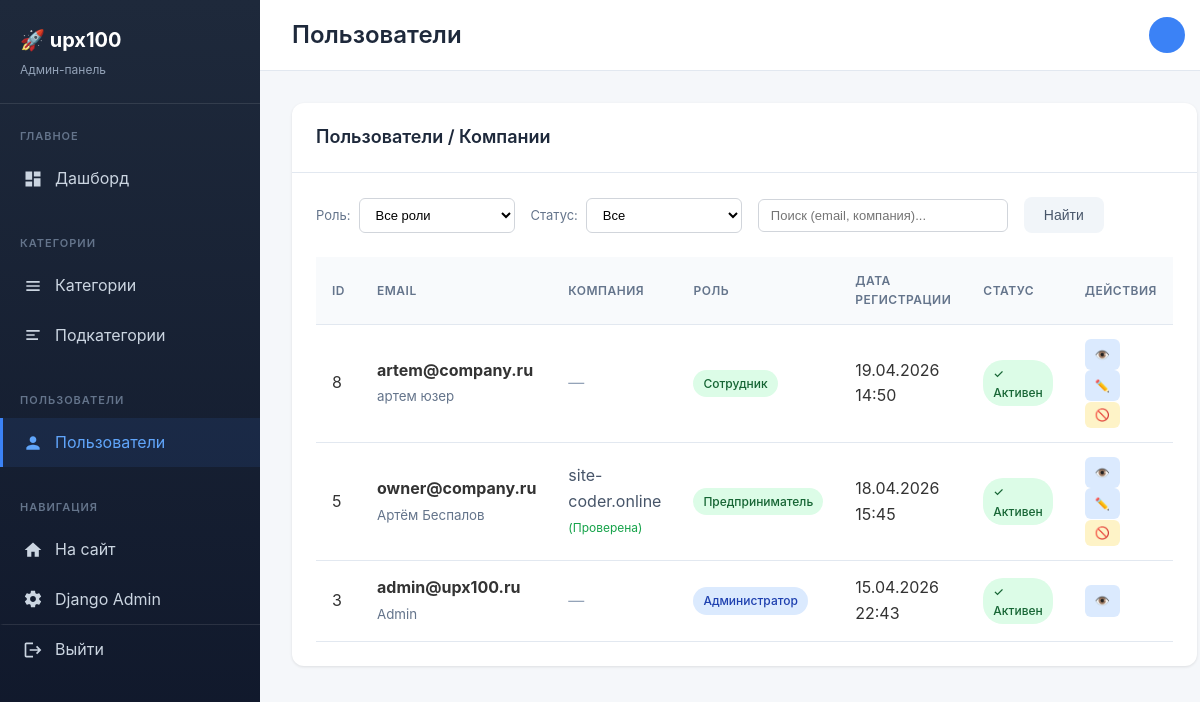
Screenshot of /dashboard/users/ (signed in) with the database file from the repository.
### accounts/models.py (models this page shows, shortened)
class User(AbstractBaseUser, PermissionsMixin):
    ROLE_CHOICES = (
        ('admin', 'Администратор'),
        ('entrepreneur', 'Предприниматель'),
        ('employee', 'Сотрудник'),
    )
    email = models.EmailField('Email', unique=True)
    first_name = models.CharField('Имя', max_length=30, blank=True)
    last_name = models.CharField('Фамилия', max_length=30, blank=True)
    phone = models.CharField('Телефон', max_length=20, blank=True)
    role = models.CharField('Роль', max_length=20, choices=ROLE_CHOICES, default='entrepreneur')
    is_staff = models.BooleanField('Статус сотрудника', default=False)
    is_active = models.BooleanField('Активен', default=True)
    date_joined = models.DateTimeField('Дата регистрации', default=timezone.now)
    objects = UserManager()
    USERNAME_FIELD = 'email'
    REQUIRED_FIELDS = []
    class Meta:
        verbose_name = 'Пользователь'
        verbose_name_plural = 'Пользователи'

### business/models.py (models this page shows, shortened)
class Company(models.Model):
    owner = models.OneToOneField(settings.AUTH_USER_MODEL, on_delete=models.CASCADE, related_name='company')
    name = models.CharField(max_length=200, verbose_name="Название компании")
    description = models.TextField(blank=True, verbose_name="Описание")
    logo = models.ImageField(upload_to='company_logos/', blank=True, null=True, verbose_name="Логотип")
    photo = models.ImageField(upload_to='company_photos/', blank=True, null=True, verbose_name="Фото компании")
    address = models.CharField(max_length=300, verbose_name="Адрес")
    latitude = models.DecimalField(max_digits=9, decimal_places=6, blank=True, null=True, verbose_name="Широта")
    longitude = models.DecimalField(max_digits=9, decimal_places=6, blank=True, null=True, verbose_name="Долгота")
    phone = models.CharField(max_length=20, blank=True, verbose_name="Телефон")
    email = models.EmailField(blank=True, verbose_name="Email")
    is_verified = models.BooleanField(default=False, verbose_name="Проверена модератором")
    created_at = models.DateTimeField(auto_now_add=True)
    updated_at = models.DateTimeField(auto_now=True)
    class Meta:
        verbose_name = "Компания"
        verbose_name_plural = "Компании"

### dashboard/views.py (the view, shortened to what this page needs)
# urls.py: path('users/', views.user_list, name='user_list'),
@admin_required
def user_list(request):
    from business.models import Company
    users = User.objects.order_by('-date_joined')
    role_filter = request.GET.get('role', '')
    status_filter = request.GET.get('status', '')
    query = request.GET.get('q', '')
    if role_filter:
        users = users.filter(role=role_filter)
    if status_filter == 'active':
        users = users.filter(is_active=True)
    elif status_filter == 'inactive':
        users = users.filter(is_active=False)
    context = {
        'users': users,
        'role_filter': role_filter,
        'status_filter': status_filter,
        'query': query,
        'title': 'Пользователи',
    }
    return render(request, 'dashboard/users/list.html', context)

### dashboard/views.py (called while the page is built)
def is_admin(user):
    return user.is_authenticated and (user.is_superuser or user.role == 'admin')

### templates/dashboard/users/list.html (shortened to what this page needs)
{% extends 'dashboard/base.html' %}
{% block content %}
<div class="card">
    <div class="card-header">
        <h3 class="card-title">Пользователи / Компании</h3>
    </div>
    <div class="card-body">
        <form class="filters" method="get">
            <div class="filter-item">
                <label>Роль:</label>
                <select name="role" class="form-control">
                    <option value="">Все роли</option>
                </select>
            </div>
            <div class="filter-item">
                <label>Статус:</label>
                <select name="status" class="form-control">
                    <option value="">Все</option>
                </select>
            </div>
            <div class="filter-item">
                <input type="text" name="q" value="{{ query }}" placeholder="Поиск (email, компания)..." class="form-control" style="width: 250px;">
            </div>
            <button type="submit" class="btn btn-secondary">Найти</button>
        </form>
        <div class="table-responsive">
            <table>
                <thead>
                    <tr>
                        <th>ID</th>
                        <th>Email</th>
                        <th>Компания</th>
                        <th>Роль</th>
                        <th>Дата регистрации</th>
                        <th>Статус</th>
                        <th>Действия</th>
                    </tr>
                </thead>
                <tbody>
                    {% for user in users %}
                    <tr>
                        <td>{{ user.pk }}</td>
                        <td>
                            <strong>{{ user.email }}</strong>
                            {% if user.first_name or user.last_name %}
                            <br><small style="color: #64748b;">{{ user.first_name }} {{ user.last_name }}</small>
                            {% endif %}
                        </td>
                        <td>
                            {% with company=user.company %}
                                {% if company %}
                                    <span style="color: #475569;">{{ company.name }}</span>
                                    {% if company.is_verified %}
                                        <span style="color: #16a34a; font-size: 12px;">(Проверена)</span>
                                    {% else %}
                                        <span style="color: #ca8a04; font-size: 12px;">(Не проверена)</span>
                                    {% endif %}
                                {% else %}
                                    <span style="color: #94a3b8;">—</span>
                                {% endif %}
                            {% endwith %}
                        </td>
                        <td>
                            {% if user.role == 'admin' %}
                            <span class="badge badge-info">Администратор</span>
                            {% elif user.role == 'entrepreneur' %}
                            <span class="badge badge-success">Предприниматель</span>
                            {% else %}
                            <span class="badge badge-success">Сотрудник</span>
                            {% endif %}
                        </td>
                        <td>{{ user.date_joined|date:"d.m.Y H:i" }}</td>
                        <td>
                            {% if user.is_active %}
                            <span class="badge badge-success">✓ Активен</span>
                            {% else %}
                            <span class="badge badge-danger">✗ Заблокирован</span>
                            {% endif %}
                        </td>
                        <td class="actions-cell">
                            <a href="{% url 'dashboard:user_detail' user.pk %}" class="action-btn edit">👁️</a>
                            {% if user.pk != request.user.pk %}
                            <a href="{% url 'dashboard:user_edit' user.pk %}" class="action-btn edit">✏️</a>
                            <form method="post" action="{% url 'dashboard:user_toggle_active' user.pk %}" style="display: inline;" onsubmit="return confirm('Вы уверены?');">
                                <button type="submit" class="action-btn toggle">
                                    {% if user.is_active %}🚫{% else %}✅{% endif %}
                                </button>
                            </form>
                            {% endif %}
                        </td>
                    </tr>
                    {% empty %}
                    <tr>
                        <td colspan="7" style="text-align: center; padding: 40px; color: #64748b;">
                            Пользователи не найдены
                        </td>
                    </tr>
                    {% endfor %}
                </tbody>
            </table>
        </div>
    </div>
</div>
{% endblock %}

### templates/dashboard/base.html (style rules this page uses)
* { margin: 0; padding: 0; box-sizing: border-box; }
body { font-family: -apple-system, BlinkMacSystemFont, 'Segoe UI', Roboto, Oxygen, Ubuntu, sans-serif; background-color: #f5f7fa; color: #333; line-height: 1.6; }
.card { background: #fff; border-radius: 12px; box-shadow: 0 1px 3px rgba(0,0,0,0.1); overflow: hidden; }
.card-header { padding: 20px 24px; border-bottom: 1px solid #e2e8f0; display: flex; justify-content: space-between; align-items: center; }
.card-title { font-size: 18px; font-weight: 600; color: #1e293b; }
.card-body { padding: 24px; }
.table-responsive { overflow-x: auto; }
table { width: 100%; border-collapse: collapse; }
th, td { padding: 14px 16px; text-align: left; border-bottom: 1px solid #e2e8f0; }
th { background: #f8fafc; font-weight: 600; font-size: 12px; text-transform: uppercase; letter-spacing: 0.5px; color: #64748b; }
.btn { display: inline-flex; align-items: center; gap: 8px; padding: 10px 20px; border-radius: 8px; font-size: 14px; font-weight: 500; text-decoration: none; cursor: pointer; border: none; transition: all 0.2s; }
.btn-secondary { background: #f1f5f9; color: #475569; }
.badge { display: inline-block; padding: 4px 10px; border-radius: 20px; font-size: 12px; font-weight: 500; }
.badge-success { background: #dcfce7; color: #166534; }
.badge-info { background: #dbeafe; color: #1e40af; }
.form-control { width: 100%; padding: 12px 16px; border: 1px solid #d1d5db; border-radius: 8px; font-size: 14px; transition: border-color 0.2s; }
select.form-control { background: #fff; }
.filters { display: flex; gap: 16px; margin-bottom: 24px; flex-wrap: wrap; }
.filter-item { display: flex; align-items: center; gap: 8px; }
.filter-item label { font-size: 13px; color: #64748b; }
.filter-item select, .filter-item input { padding: 8px 12px; border: 1px solid #d1d5db; border-radius: 6px; font-size: 13px; }
.actions-cell { vertical-align: middle; }
.actions-cell > * { display: inline-flex; gap: 8px; align-items: center; }
.action-btn { padding: 6px 10px; border-radius: 6px; font-size: 12px; text-decoration: none; transition: all 0.2s; }
.action-btn.edit { background: #dbeafe; color: #1e40af; }
.action-btn.toggle { background: #fef3c7; color: #92400e; border: none; cursor: pointer; }

### rows the page displays
User: pk "8", email "artem@company.ru", first_name "артем", last_name "юзер", role "Сотрудник", date_joined "19.04.2026 14:50", is_active "✓ Активен"
User: pk "5", email "owner@company.ru", first_name "Артём", last_name "Беспалов", company.name "site-coder.online", shows "(Проверена)", role "Предприниматель", date_joined "18.04.2026 15:45", is_active "✓ Активен"
User: pk "3", email "admin@upx100.ru", first_name "Admin", role "Администратор", date_joined "15.04.2026 22:43", is_active "✓ Активен"

### other values shown
{{ title }} "Пользователи"
